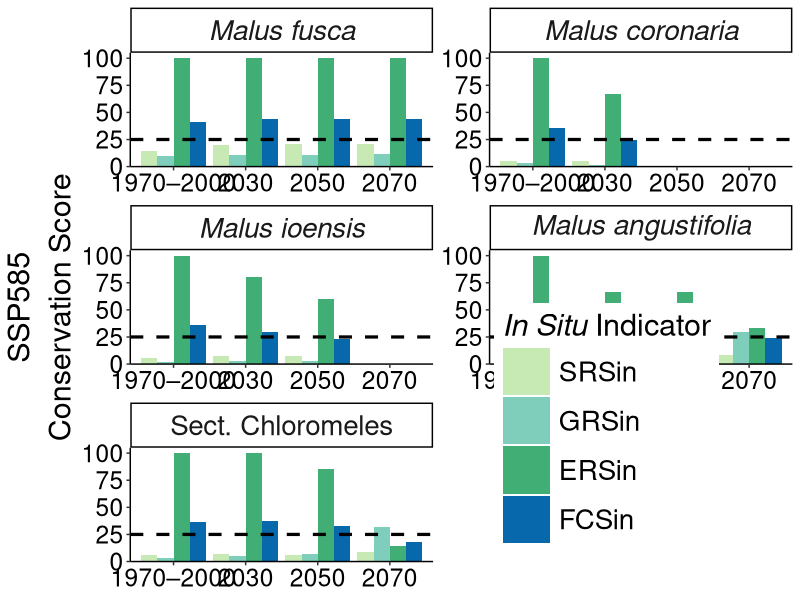
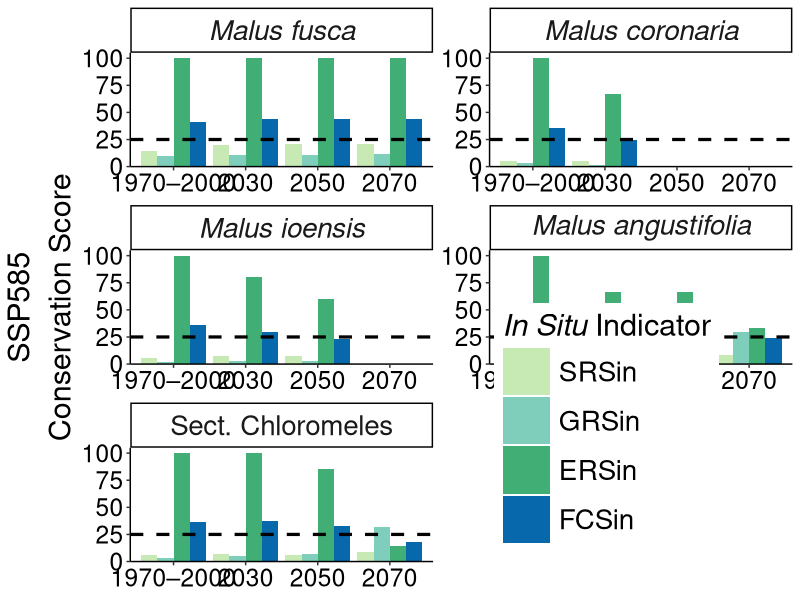

These figures' R source, in order:
library(tidyverse)
library(ggplot2)

# Color palette
fill_cols <- c('#C7E9B4', "#7FCDBB", "#41AE76", '#0868AC')

# Load and prepare data
in_situ <- read_csv("malus_gap_analysis_all_species.csv") %>%
  filter(suitability == "high", ssp %in% c("historical", "585"), period %in% c(2000, 2030, 2050, 2070)) %>%
  mutate(species = case_when(
    species == "Malus coronaria"      ~ "italic('Malus coronaria')",
    species == "Malus fusca"          ~ "italic('Malus fusca')",
    species == "Malus ioensis"        ~ "italic('Malus ioensis')",
    species == "Malus angustifolia"   ~ "italic('Malus angustifolia')",
    species == "Sect. Chloromeles"    ~ "'Sect. Chloromeles'"
  )) %>%
  mutate(species = factor(species, levels = c(
    "italic('Malus fusca')",
    "italic('Malus coronaria')",
    "italic('Malus ioensis')",
    "italic('Malus angustifolia')",
    "'Sect. Chloromeles'"
  ))) %>%
  pivot_longer(cols = c(SRSin, GRSin, ERSin, FCSin), names_to = "metric", values_to = "value") %>%
  mutate(metric = factor(metric, levels = c("SRSin", "GRSin", "ERSin", "FCSin")),
         period = factor(period, levels = c(2000, 2030, 2050, 2070),
                         labels = c("1970–2000", "2030", "2050", "2070")))

# Plot
facet_plot <- ggplot(in_situ, aes(x = period, y = value, fill = metric)) +
  geom_col(position = position_dodge()) +
  facet_wrap(~ species, ncol = 2, scales = 'free', labeller = label_parsed) +
  scale_fill_manual(values = fill_cols,
                    breaks = c("SRSin", "GRSin", "ERSin", "FCSin")) +
  scale_y_continuous(limits = c(0, 105),
                     breaks = seq(0, 100, 25),
                     expand = c(0, 0)) +
  theme_classic() +
  theme(
    text = element_text(size = 22, colour = "black"),
    axis.text = element_text(colour = "black"),
    axis.title.x = element_blank(),
    legend.position = c(0.55, 0.02),
    legend.justification = c("left", "bottom"),
    legend.direction = "vertical",
    legend.background = element_rect(fill = "white", color = NULL),
    legend.key.size = unit(1.25, "cm"),
    legend.text = element_text(size = 20),
    strip.text = element_text(size = 20),
    plot.title = element_text(hjust = 0.5)
  ) +
  ylab(bquote(atop("SSP585", "Conservation Score"))) +
  geom_hline(yintercept = 25, linetype = "dashed", color = "black", linewidth = 1.1) +
  guides(fill = guide_legend(title = expression(italic("In Situ") ~ "Indicator")))

facet_plot

ggsave(plot = facet_plot, filename = "C:/Users/terre/Documents/Acadia/Malus Project/statistical analysis/gap_analysis/gap_analysis_plot.png", width = 5000, height = 3333, dpi = 300, units = 'px')
